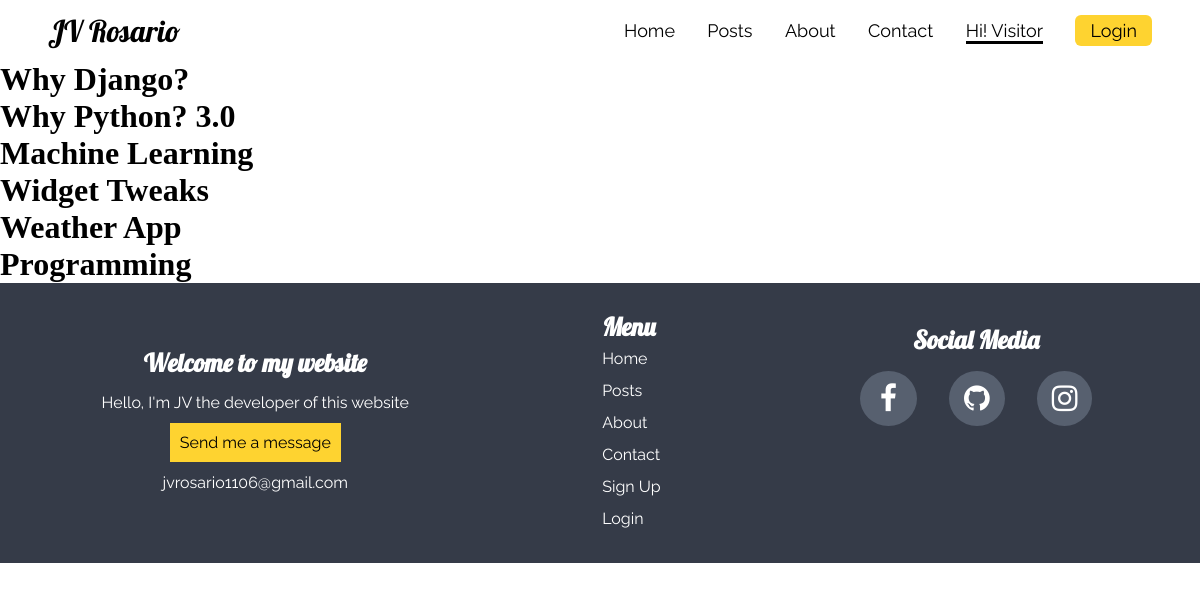
The app's page /results/ with its own data.
### blogapp/models.py (models this page shows, shortened)
class Post(models.Model):
    id = HashidAutoField(primary_key=True)
    title = models.CharField(max_length = 200)
    img = models.ImageField()
    desc = RichTextField(blank=True)
    author = models.ForeignKey(Author, on_delete=models.CASCADE)
    category = models.ManyToManyField(Category)
    date_created = models.DateTimeField(auto_now_add=True)

### blogapp/views.py (the view)
# urls.py: path('results/', views.results, name="results"),
def results(request):
    post = Post.objects.all()
    query = request.GET.get('q')
    if query:
        post = post.filter(Q(title__icontains = query)|Q(desc__icontains = query))
    content = {
        'post':post
    }
    return render(request, 'blogapp/results.html', content)

### blogapp/templates/blogapp/results.html (shortened to what this page needs)
{% load static %}
<!DOCTYPE html>
<html lang="en">
<head>
    <link rel="stylesheet" href="{% static '/css/results.css' %}">
</head>
<body>
    {% include 'blogapp/nav.html' %}
    {% if post %}
        {% for posts in post %}
        <h1>{{posts.title}}</h1>
        {% endfor %}
    {% endif %}
    {% include 'blogapp/footer.html' %}
</body>
</html>

### static/css/results.css (style rules this page uses)
* { padding: 0; margin: 0; box-sizing: border-box; }

### static/css/nav.css (style rules this page uses)
* { padding: 0; margin: 0; box-sizing: 0; text-decoration: none; }

### static/css/footer.css (style rules this page uses)
* { padding: 0; margin: 0; box-sizing: border-box; text-decoration: none; list-style: none; }

### records on screen
Post: title "Why Django?"
Post: title "Why Python? 3.0"
Post: title "Machine Learning"
Post: title "Widget Tweaks"
Post: title "Weather App"
Post: title "Programming"
